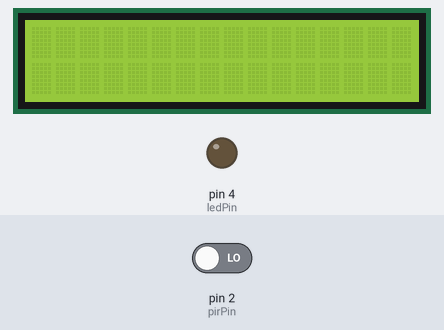
Bench run of a sketch on a simulated Arduino Uno, built with avr-gcc and run on an emulated ATmega328P. Parts: 16×2 character LCD, output pins drawn as LEDs (lit = HIGH). Inputs (shaded band) come from the test bench; at power-on: pin 2 (pirPin) LOW. What the sketch prints to the serial monitor is not drawn.

Above: at 1.2 s.
1.3 s: pin 2 (pirPin) driven HIGH
At 2.5 s:
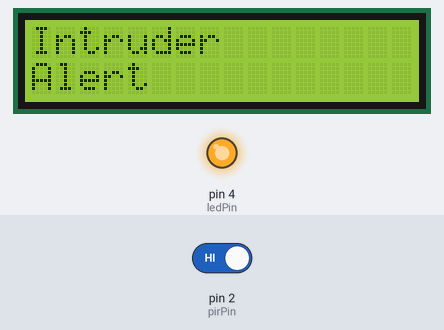
2.8 s: pin 2 (pirPin) driven LOW
At 3.4 s:
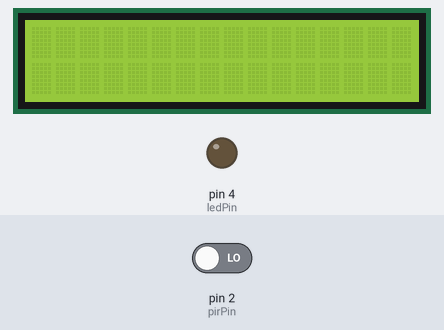
Timing chart, 0 to 5.8 s (numbered marks = the images above; inputs shaded):
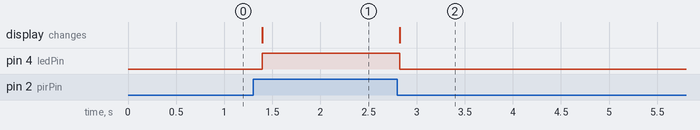

The sketch:

LCD_Printout.ino
```cpp
#include <LiquidCrystal.h>

char intruderArray[]="Intruder";
char alertArray[]="Alert";
LiquidCrystal lcd(7, 6, 10, 11, 12, 13);

const int pirPin = 2;
const int ledPin = 4;
int state = 0;
void setup()
{
  lcd.begin(16, 2);
  pinMode(pirPin, INPUT);
  pinMode(ledPin, OUTPUT);
  Serial.begin(9600);
}

void loop()
{

  lcd.setCursor(0,0);
  state = digitalRead(pirPin);
  if (state == HIGH) {
    Serial.println("Somebody here!");
    lcd.print(intruderArray);
    lcd.setCursor(0, 1);
    lcd.print(alertArray);
    digitalWrite(ledPin, HIGH);
  } else {
    Serial.println("Monitoring...");
    lcd.clear();
    digitalWrite(ledPin, LOW);
    delay(100);
  }
}
```

Measured:
- after the input at 1.3 s, pin 4 (ledPin): LOW → HIGH after 0.10 s; the display: changes after 0.10 s (image 1)
- after the input at 2.8 s, pin 4 (ledPin): HIGH → LOW at once; the display: changes at once (image 2)
